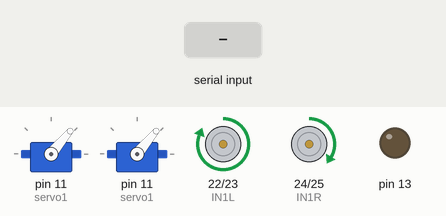
This sketch was run on a simulated Arduino Mega 2560, built with avr-gcc and run on an emulated ATmega2560. On the bench: 2 × servo, motor-driver pin pairs drawn as motors (green arrow = first pin HIGH = forward, orange = second pin HIGH = backward, longer = more drive, scaled by the enable pin), output pins drawn as LEDs (lit = HIGH). The test bench sets the inputs (shaded band).

Above: at 5.9 s.
6.0 s: "90,45\n" received over Serial
At 8.2 s:
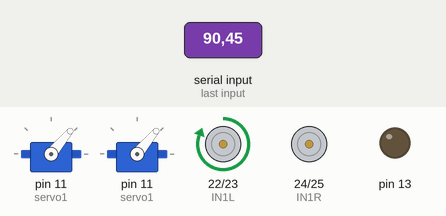
9.0 s: "30,150\n" received over Serial
At 9.8 s:
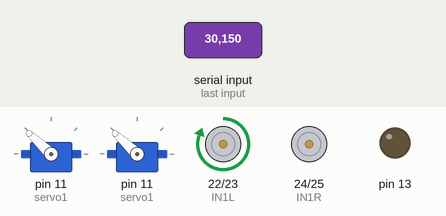
12.0 s: "1\n" received over Serial
At 13.3 s:
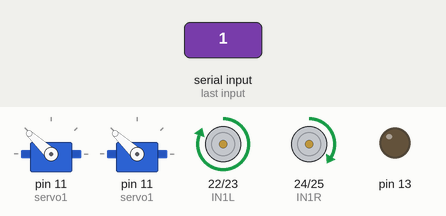
Timing chart, 0 to 15.9 s (numbered marks = the images above; inputs shaded):
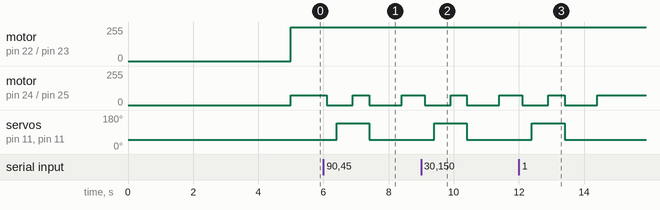

The sketch:

ArduinoCode.ino
```cpp
#include<Servo.h>

// Wheels variables

# define enR 5 // Right motors Enable

# define enL 5 // Left motors Enable

# define IN1R 24 // IN1 of Right motors
# define IN2R 25 // IN2 of Right motors

# define IN1L 22 // IN1 of Left Motors
# define IN2L 23 // IN2 of Left Motors

// motor speeds
int RSpeed = 0;
int LSpeed = 0;

int state;
int data;
// Collecting variables

Servo servo1; // right

Servo servo2; // left

int x = 170, y = 30; // initial servo positions

int servopin = 11; // servo pin in the arduino

// positive, negative and total ball counts
int pBc = 0;
int nBc = 0;
int tBc = 0;
//
int firstFlag = 1;
int wheelSpeed = 75;
void setup() {

//==================================================
  // initialize enable pins, and assign motor speeds
  pinMode(enR, OUTPUT);
  pinMode(enL, OUTPUT);

  digitalWrite(enR, RSpeed);
  digitalWrite(enL, LSpeed);
//===================================================

  pinMode(13, OUTPUT);

  pinMode(IN1R, OUTPUT);
  pinMode(IN2R, OUTPUT);


  pinMode(IN1L, OUTPUT);
  pinMode(IN2L, OUTPUT);


  servo1.attach(11);
  servo2.attach(11);


  servo1.write(50);
  servo2.write(50);

}

void rotateLeft(){
  // move the right wheels forward
  digitalWrite(IN1R, HIGH);
  digitalWrite(IN2R, LOW);
  // move the left wheels backward (or stop them if this doesn't work)
  digitalWrite(IN1L, LOW);
  digitalWrite(IN2L,  HIGH);
}

void rotateRight(){
  // move the left wheels forward
  digitalWrite(IN1L, HIGH);
  digitalWrite(IN2L, LOW);
  // move the right wheels backward (or stop them if this doesn't work)
  digitalWrite(IN1R, LOW);
  digitalWrite(IN2R, HIGH);
}

void moveForward(){
  // move the right wheels forward
  digitalWrite(IN1R, HIGH);
  digitalWrite(IN2R, LOW);

  // move the left wheels forward
  digitalWrite(IN1L, HIGH);
  digitalWrite(IN2L, LOW);
}

void moveBackward(){
  // move the right wheels backward
  digitalWrite(IN1R, LOW);
  digitalWrite(IN2R, HIGH);

  // move the right wheels backward
  digitalWrite(IN1L, LOW);
  digitalWrite(IN2L, HIGH);
}

void stopMotion()
{
  // STOP the right wheels
  digitalWrite(IN1R, LOW);
  digitalWrite(IN2R, LOW);

  // STOP the left wheels
  digitalWrite(IN1L, LOW);
  digitalWrite(IN2L, LOW);
}

void moveMotors(int direction, int speed = 0) {
  if (direction == 1)  // forward
  {
    moveForward();
    analogWrite(enR, speed);
    analogWrite(enL, speed);
    // delay(500);
  }
  else if (direction == 2)  // left
  {
    rotateLeft();
    analogWrite(enR, speed);
    analogWrite(enL, speed);
  }
  else if (direction == 3)  //backward
  {
    moveBackward();
    analogWrite(enR, speed);
    analogWrite(enL, speed);
  }
  else if (direction = 4) // right
  {
    rotateRight();
    analogWrite(enR, speed);
    analogWrite(enL, speed);
  }
  else{
    stopMotion();
    analogWrite(enR, 0);
    analogWrite(enL, 0);
  }
}

void moveServos(int x, int y){
  servo1.write(x);
  servo2.write(y);
}
void collect(){
    for(int i = 0; i < 60; i+=5){
    moveServos(x-i, y+i);
  }
  delay(1000);
  for(int i = 0; i < 60; i+=5){
    moveServos(x+i, y-i);
  }
  delay(1000);
}
void collect2(){
  servo1.write(137);
  servo2.write(137);
  delay(500);
  moveMotors(1, wheelSpeed);
  delay(500);
  moveMotors(5, 0);
  servo1.write(50);
  servo2.write(50);
  delay(1000);
}
void rot(){
  //RIGHT MOTORS
   digitalWrite(24 , HIGH);
    digitalWrite(25 , LOW);
    analogWrite(5 , 255);
    delay(500);

    digitalWrite(24 , LOW);
    digitalWrite(25 , LOW);
    analogWrite(5 , 0);
    delay(500);

    //LEFT MOTORS
    digitalWrite(22 , LOW);
    digitalWrite(23 , HIGH);
    analogWrite(enR , 255);
    delay(500);

    digitalWrite(22 , LOW);
    digitalWrite(23 , LOW);
    analogWrite(enL , 0);
    delay(500);
}
void loop(){
  Serial.begin(9600);
  if(firstFlag) { // 5 sec delay until python code starts running
    firstFlag = 0;
    //digitalWrite(13, LOW);
    delay(5000);
    moveMotors(1, wheelSpeed); // move the motors forward
  }
  while(Serial.available() == 0){continue;}
  state = Serial.parseInt();
  if(state){  // positive ball
  delay(100);
    moveMotors(5, 0); // stop the robot
    delay(300);
    collect2();
    pBc++;
    tBc++;
  }else if(state == 0){ // negative ball
    nBc++;
    tBc++;
    delay(500);
  }
  if(tBc == 5 || tBc == 9 || tBc == 13 || tBc == 16 || tBc == 19 || tBc == 21 || tBc == 23 || tBc == 24){
    moveMotors(5, 0);
    delay(500);
    }
  moveMotors(1, wheelSpeed); // set the motor to start moving forward again (if it stopped moving in the first place)
  Serial.end();
}
```

Measured:
- after the input at 6.0 s, motor on pin 24 (IN1R) / pin 25 (IN2R): forward 75/255 → stopped after 0.10 s, → forward 75/255 0.80 s later, → stopped 0.50 s later, → forward 75/255 1.0 s later; servo on pin 11 (servo1), servo on pin 11 (servo1): 50° → 137° after 0.40 s, → 50° 1.0 s later
- after the input at 9.0 s, motor on pin 24 (IN1R) / pin 25 (IN2R): forward 75/255 → stopped after 0.10 s, → forward 75/255 0.80 s later, → stopped 0.50 s later, → forward 75/255 1.0 s later; servo on pin 11 (servo1), servo on pin 11 (servo1): 50° → 137° after 0.40 s, → 50° 1.0 s later
- after the input at 12.0 s, motor on pin 24 (IN1R) / pin 25 (IN2R): forward 75/255 → stopped after 0.10 s, → forward 75/255 0.80 s later, → stopped 0.50 s later, → forward 75/255 1.0 s later; servo on pin 11 (servo1), servo on pin 11 (servo1): 50° → 137° after 0.40 s, → 50° 1.0 s later
